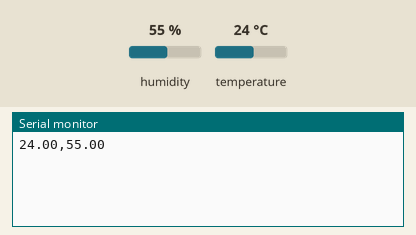
This sketch was run on a simulated ESP32. Shown: the last lines printed to the serial monitor. The test bench sets the inputs (shaded band); at power-on: humidity 55 %, temperature 24 °C.

Above: at 3.2 s.
3.3 s: humidity set to 22 %
At 5.5 s:
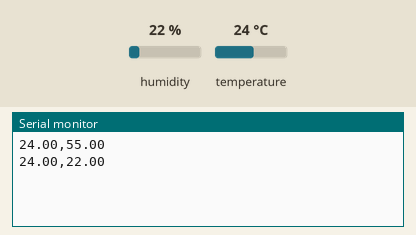
6.0 s: temperature set to 12 °C
At 6.6 s:
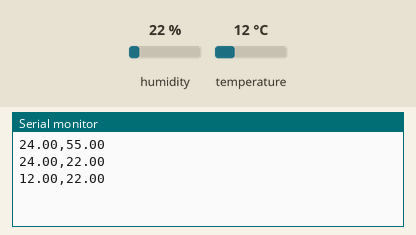
8.7 s: humidity set to 40 %
At 11.4 s:
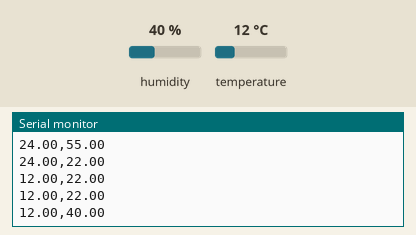
Timing chart, 0 to 12.9 s (numbered marks = the images above; inputs shaded):
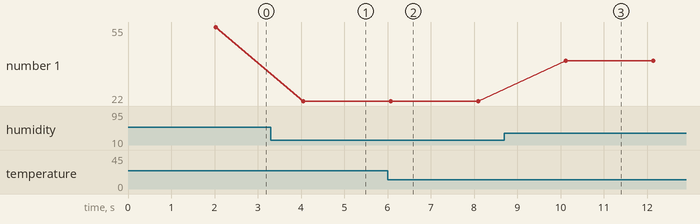

The sketch:

chico_sense.ino
```cpp
#include <DHT.h>

// ==========================================
// CONFIGURAÇÃO DO SENSOR DHT11
// ==========================================
#define DHT_PIN 4
#define DHT_TYPE DHT11

DHT dht(DHT_PIN, DHT_TYPE);

// ==========================================
// INICIALIZAÇÃO
// ==========================================
void setup() {

  Serial.begin(115200);

  delay(2000);

  dht.begin();
}

// ==========================================
// LEITURA DO SENSOR
// ==========================================
void loop() {

  float temperatura = dht.readTemperature();
  float umidade = dht.readHumidity();

  // Verifica se a leitura foi realizada corretamente
  if (!isnan(temperatura) && !isnan(umidade)) {

    // Formato utilizado pelo programa Python:
    // temperatura,umidade

    Serial.print(temperatura);
    Serial.print(",");
    Serial.println(umidade);
  }

  delay(2000);
}
```

Measured:
- after the input at 3.3 s, the serial monitor: prints a new line after 0.75 s (image 1)
- after the input at 6.0 s, the serial monitor: prints a new line after 0.07 s (image 2)
- after the input at 8.7 s, the serial monitor: prints a new line after 1.4 s (image 3)
- plotted number 1: 55 → 22 after the input at 3.3 s, 22 → 40 after the input at 8.7 s
